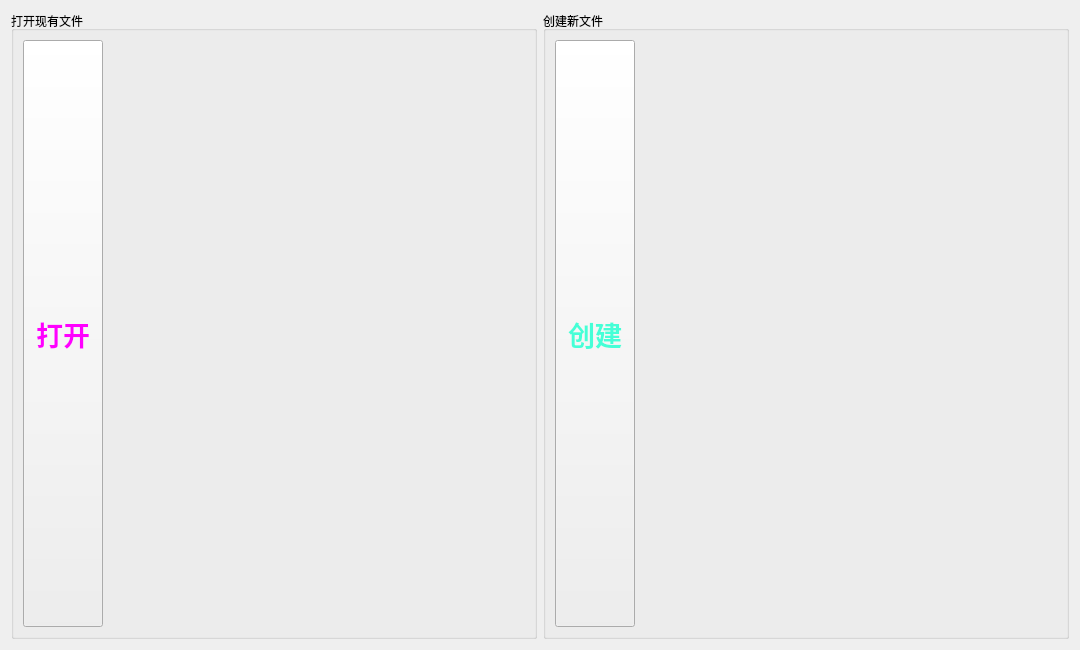
<?xml version="1.0" encoding="UTF-8"?>
<ui version="4.0">
 <class>StartWindow</class>
 <widget class="QWidget" name="StartWindow">
  <property name="geometry">
   <rect>
    <x>0</x>
    <y>0</y>
    <width>1080</width>
    <height>650</height>
   </rect>
  </property>
  <property name="windowTitle">
   <string>地铁系统终端_覃声</string>
  </property>
  <property name="windowIcon">
   <iconset resource="res.qrc">
    <normaloff>:/icon/img/day.ico</normaloff>:/icon/img/day.ico</iconset>
  </property>
  <layout class="QHBoxLayout" name="horizontalLayout">
   <item>
    <widget class="QGroupBox" name="groupBox">
     <property name="styleSheet">
      <string notr="true">font: 14pt &quot;Microsoft YaHei UI&quot;;
background-image: url(:/back/img/use.png);</string>
     </property>
     <property name="title">
      <string>打开现有文件</string>
     </property>
     <layout class="QVBoxLayout" name="verticalLayout">
      <item>
       <widget class="QPushButton" name="pbtn_open">
        <property name="sizePolicy">
         <sizepolicy hsizetype="Fixed" vsizetype="Expanding">
          <horstretch>0</horstretch>
          <verstretch>0</verstretch>
         </sizepolicy>
        </property>
        <property name="font">
         <font>
          <family>Microsoft YaHei UI</family>
          <pointsize>20</pointsize>
          <italic>false</italic>
          <bold>true</bold>
         </font>
        </property>
        <property name="cursor">
         <cursorShape>PointingHandCursor</cursorShape>
        </property>
        <property name="styleSheet">
         <string notr="true">color: rgb(255, 0, 255);
font: 700 20pt &quot;Microsoft YaHei UI&quot;;</string>
        </property>
        <property name="text">
         <string>打开</string>
        </property>
        <property name="flat">
         <bool>false</bool>
        </property>
       </widget>
      </item>
     </layout>
    </widget>
   </item>
   <item>
    <widget class="QGroupBox" name="groupBox_2">
     <property name="styleSheet">
      <string notr="true">font: 14pt &quot;Microsoft YaHei UI&quot;;
background-image: url(:/back/img/edit.png);</string>
     </property>
     <property name="title">
      <string>创建新文件</string>
     </property>
     <layout class="QVBoxLayout" name="verticalLayout_2">
      <item>
       <widget class="QPushButton" name="pbtn_create">
        <property name="sizePolicy">
         <sizepolicy hsizetype="Fixed" vsizetype="Expanding">
          <horstretch>0</horstretch>
          <verstretch>0</verstretch>
         </sizepolicy>
        </property>
        <property name="font">
         <font>
          <family>Microsoft YaHei UI</family>
          <pointsize>20</pointsize>
          <italic>false</italic>
          <bold>true</bold>
         </font>
        </property>
        <property name="cursor">
         <cursorShape>PointingHandCursor</cursorShape>
        </property>
        <property name="styleSheet">
         <string notr="true">color: rgb(69, 255, 215);
font: 700 20pt &quot;Microsoft YaHei UI&quot;;
</string>
        </property>
        <property name="text">
         <string>创建</string>
        </property>
       </widget>
      </item>
     </layout>
    </widget>
   </item>
  </layout>
 </widget>
 <resources>
  <include location="res.qrc"/>
 </resources>
 <connections/>
</ui>
